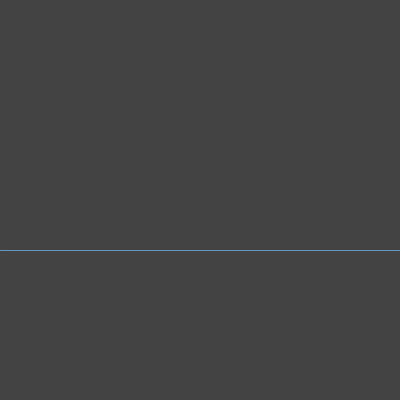
Frame 1 (no input)
Frame 60 (the mouse pressed at the canvas centre just before this capture): identical to frame 1, image omitted
Frame 120 (the mouse held since frame 60 and released just before this capture): identical to frame 1, image omitted

The Processing sketch that drew this single still picture (run headless with seeded random() and noise(); from frame 60 on, the mouse is pressed at the canvas centre):

// Processing sketch: processing_130265
// ── processing_130265.pde

int counter;

void setup() {  //setup function called initially, only once
  size(400,400);
  frameRate(90);
;
}

void draw() { 
background(67); 
stroke(100,150,192);
line(0,random(250,220),400,random(250,220));
}
  
